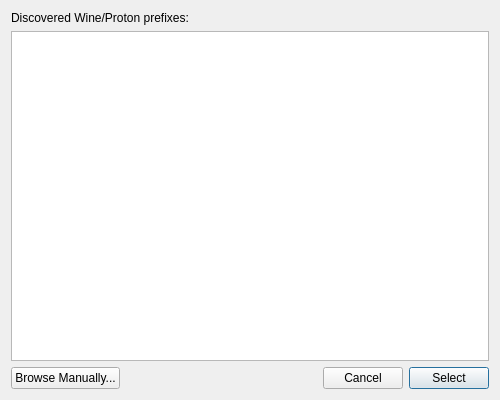
<?xml version="1.0" encoding="UTF-8"?>
<ui version="4.0">
 <class>PrefixDiscoveryDialog</class>
 <widget class="QDialog" name="PrefixDiscoveryDialog">
  <property name="geometry">
   <rect>
    <x>0</x>
    <y>0</y>
    <width>500</width>
    <height>400</height>
   </rect>
  </property>
  <property name="windowTitle">
   <string>Select Wine/Proton Prefix</string>
  </property>
  <layout class="QVBoxLayout" name="verticalLayout">
   <item>
    <widget class="QLabel" name="label">
     <property name="text">
      <string>Discovered Wine/Proton prefixes:</string>
     </property>
    </widget>
   </item>
   <item>
    <widget class="QListWidget" name="prefixList"/>
   </item>
   <item>
    <layout class="QHBoxLayout" name="horizontalLayout">
     <item>
      <widget class="QPushButton" name="browseButton">
       <property name="text">
        <string>Browse Manually...</string>
       </property>
      </widget>
     </item>
     <item>
      <spacer name="horizontalSpacer">
       <property name="orientation">
        <enum>Qt::Horizontal</enum>
       </property>
       <property name="sizeHint" stdset="0">
        <size>
         <width>40</width>
         <height>20</height>
        </size>
       </property>
      </spacer>
     </item>
     <item>
      <widget class="QPushButton" name="cancelButton">
       <property name="text">
        <string>Cancel</string>
       </property>
      </widget>
     </item>
     <item>
      <widget class="QPushButton" name="selectButton">
       <property name="text">
        <string>Select</string>
       </property>
       <property name="default">
        <bool>true</bool>
       </property>
      </widget>
     </item>
    </layout>
   </item>
  </layout>
 </widget>
 <resources/>
 <connections/>
</ui>
